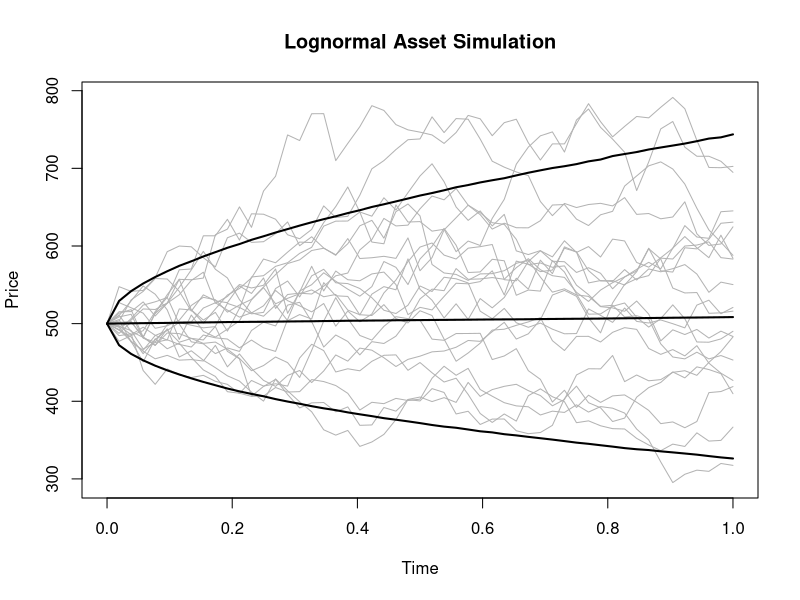

The R script that drew this image:
setwd("~/drive/concordia/2015-2016/1_fall2015/macf402/assignment4/")
set.seed(402)
N <- 1e5
nplot <- 20

S0 <- 500
K <- 500
r <- 0.0175
sigma <- 0.25
Tend <- 1
n <- 52
CI <- 0.95

dt <- Tend/n
times <- seq(0, 1, dt)

paths <- matrix(nrow = n, ncol = N)
paths <- replicate(N, {
  Z <- rnorm(n)
  c(S0, S0 * cumprod( exp((r - 0.5 * sigma^2) * dt + sigma * sqrt(dt) * Z) ))
})

pctls <- apply(paths, 1, quantile, probs = c(1 - CI, CI))

pdf("./plots/q3/path_sim.pdf", height = 4, width = 7)
plot(paths[,1] ~ times, type = 'l', ylim = c(min(paths[,1:nplot]), max(paths[,1:nplot])), 
     col = 'gray70', main = 'Lognormal Asset Simulation', xlab = 'Time', ylab = 'Price')
for (i in 2:nplot) {
  lines(paths[,i] ~ times, col = 'gray70')
}
lines(rowMeans(paths) ~ times, lwd = 2)
lines(pctls[1,] ~ times, lwd = 2)
lines(pctls[2,] ~ times, lwd = 2)
dev.off()















